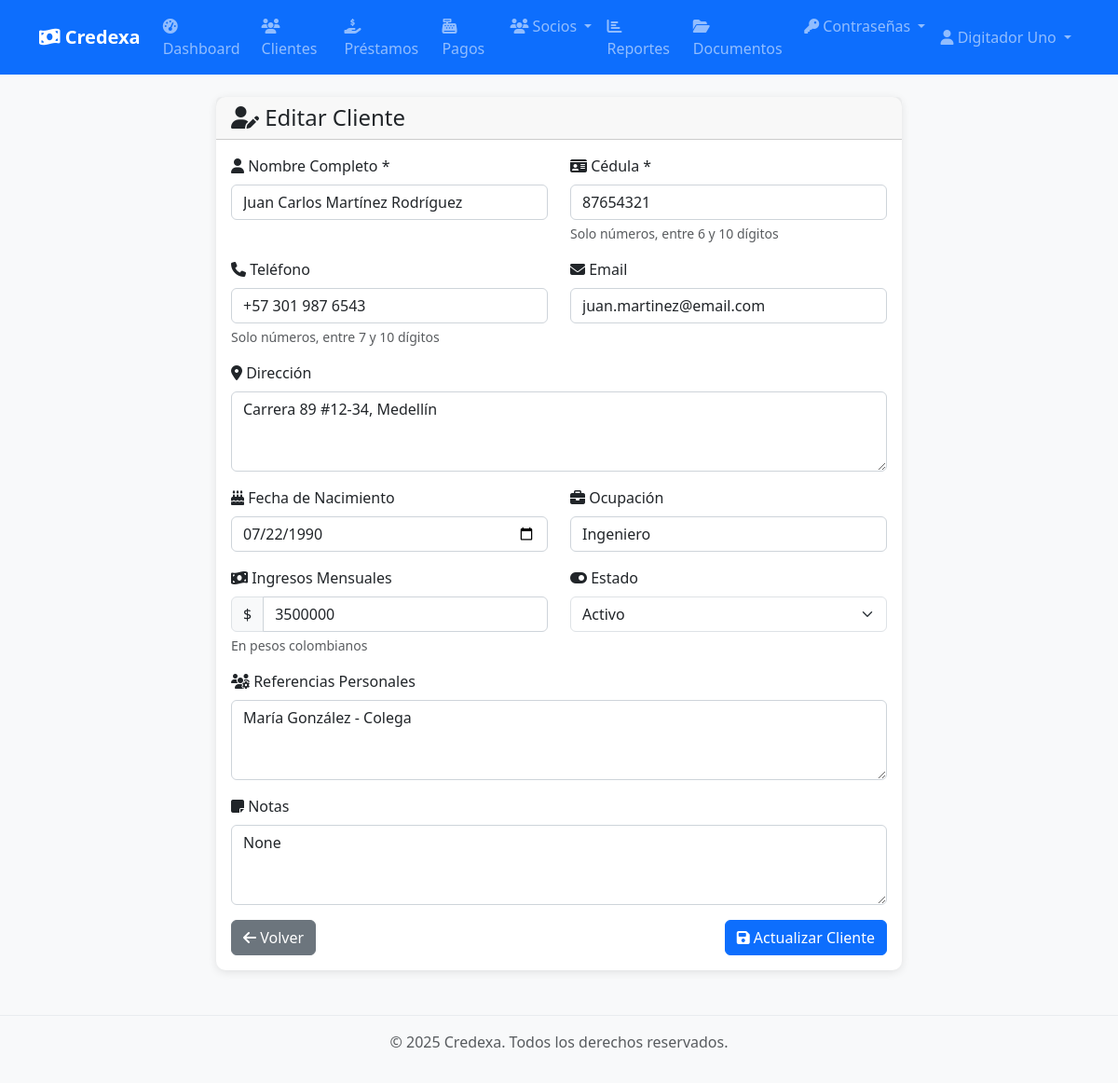
/clientes/2/editar (signed in), run on the app's committed database.
### app/models/user.py (models this page shows, shortened)
class Usuario(Base):
    __tablename__ = "usuarios"
    id = Column(Integer, primary_key=True, index=True)
    nombre_completo = Column(String, nullable=False)
    username = Column(String, unique=True, index=True, nullable=False)
    email = Column(String, unique=True, index=True, nullable=False)
    hashed_password = Column(String, nullable=False)
    rol_id = Column(Integer, ForeignKey("roles.id"), nullable=False)
    activo = Column(Boolean, default=True, nullable=False)
    ultimo_login = Column(DateTime(timezone=True), nullable=True)
    creado_en = Column(DateTime(timezone=True), server_default=func.now())
    actualizado_en = Column(DateTime(timezone=True), onupdate=func.now())
    rol = relationship("Rol", back_populates="usuarios")
    pagos_socio = relationship("PagoSocio", back_populates="usuario", cascade="all, delete-orphan")
    documentos_subidos = relationship("Documento", back_populates="usuario_subio")
    carpetas_creadas = relationship("Carpeta", back_populates="usuario_creador")
    solicitudes_password = relationship("SolicitudPassword", back_populates="usuario", cascade="all, delete-orphan", foreign_keys="SolicitudPassword.usuario_id")
    solicitudes_respondidas = relationship("SolicitudPassword", back_populates="administrador", foreign_keys="SolicitudPassword.respondido_por")

### app/models/cliente.py (models this page shows, shortened)
class Cliente(Base):
    __tablename__ = "clientes"
    id = Column(Integer, primary_key=True, index=True)
    nombre_completo = Column(String, nullable=False, index=True)
    cedula = Column(String, unique=True, nullable=False, index=True)
    telefono = Column(String, nullable=True)
    email = Column(String, nullable=True)
    direccion = Column(Text, nullable=True)
    fecha_nacimiento = Column(DateTime, nullable=True)
    ocupacion = Column(String, nullable=True)
    ingresos_mensuales = Column(Integer, nullable=True)  # En pesos colombianos
    referencias_personales = Column(Text, nullable=True)  # JSON o texto con referencias
    activo = Column(Integer, default=1, nullable=False)  # 1=activo, 0=inactivo
    notas = Column(Text, nullable=True)
    creado_en = Column(DateTime(timezone=True), server_default=func.now())
    actualizado_en = Column(DateTime(timezone=True), onupdate=func.now())
    prestamos = relationship("Prestamo", back_populates="cliente", cascade="all, delete-orphan")

### main.py (the view)
@app.get("/clientes/{cliente_id}/editar", response_class=HTMLResponse)
async def clientes_editar(
    cliente_id: int,
    request: Request,
    db: Session = Depends(get_db),
    current_user: Usuario = Depends(get_current_user)
):
    from app.models.cliente import Cliente
    cliente = db.query(Cliente).filter(Cliente.id == cliente_id).first()
    if not cliente:
        raise HTTPException(
            status_code=status.HTTP_404_NOT_FOUND,
            detail="Cliente no encontrado",
        )
    return templates.TemplateResponse("clientes/formulario.html", {
        "request": request,
        "title": f"Editar Cliente: {cliente.nombre_completo}",
        "user": current_user,
        "modo": "editar",
        "cliente": cliente
    })

### app/templates/clientes/formulario.html (shortened to what this page needs)
{% extends "base.html" %}
{% block content %}
<div class="row justify-content-center">
    <div class="col-lg-8">
        <div class="card">
            <div class="card-header">
                <h4 class="mb-0">
                    {% if modo == "crear" %}
                        <i class="fas fa-user-plus"></i> Nuevo Cliente
                    {% else %}
                        <i class="fas fa-user-edit"></i> Editar Cliente
                    {% endif %}
                </h4>
            </div>
            <div class="card-body">
                <form id="cliente-form">
                    <div class="row">
                        <div class="col-md-6 mb-3">
                            <label for="nombre_completo" class="form-label">
                                <i class="fas fa-user"></i> Nombre Completo *
                            </label>
                            <input
                                type="text"
                                class="form-control"
                                id="nombre_completo"
                                name="nombre_completo"
                                required
                                maxlength="100"
                                value="{{ cliente.nombre_completo if cliente else '' }}"
                            >
                        </div>
                        <div class="col-md-6 mb-3">
                            <label for="cedula" class="form-label">
                                <i class="fas fa-id-card"></i> Cédula *
                            </label>
                            <input
                                type="text"
                                class="form-control"
                                id="cedula"
                                name="cedula"
                                required
                                pattern="[0-9]{6,10}"
                                title="La cédula debe tener entre 6 y 10 dígitos"
                                value="{{ cliente.cedula if cliente else '' }}"
                            >
                            <div class="form-text">Solo números, entre 6 y 10 dígitos</div>
                        </div>
                    </div>
                    <div class="row">
                        <div class="col-md-6 mb-3">
                            <label for="telefono" class="form-label">
                                <i class="fas fa-phone"></i> Teléfono
                            </label>
                            <input
                                type="tel"
                                class="form-control"
                                id="telefono"
                                name="telefono"
                                pattern="[0-9]{7,10}"
                                title="El teléfono debe tener entre 7 y 10 dígitos"
                                value="{{ cliente.telefono if cliente else '' }}"
                            >
                            <div class="form-text">Solo números, entre 7 y 10 dígitos</div>
                        </div>
                        <div class="col-md-6 mb-3">
                            <label for="email" class="form-label">
                                <i class="fas fa-envelope"></i> Email
                            </label>
                            <input
                                type="email"
                                class="form-control"
                                id="email"
                                name="email"
                                value="{{ cliente.email if cliente else '' }}"
                            >
                        </div>
                    </div>
                    <div class="mb-3">
                        <label for="direccion" class="form-label">
                            <i class="fas fa-map-marker-alt"></i> Dirección
                        </label>
                        <textarea
                            class="form-control"
                            id="direccion"
                            name="direccion"
                            rows="3"
                            maxlength="255"
                        >{{ cliente.direccion if cliente else '' }}</textarea>
                    </div>
                    <div class="row">
                        <div class="col-md-6 mb-3">
                            <label for="fecha_nacimiento" class="form-label">
                                <i class="fas fa-birthday-cake"></i> Fecha de Nacimiento
                            </label>
                            <input
                                type="date"
                                class="form-control"
                                id="fecha_nacimiento"
                                name="fecha_nacimiento"
                                value="{{ cliente.fecha_nacimiento.strftime('%Y-%m-%d') if cliente and cliente.fecha_nacimiento else '' }}"
                            >
                        </div>
                        <div class="col-md-6 mb-3">
                            <label for="ocupacion" class="form-label">
                                <i class="fas fa-briefcase"></i> Ocupación
                            </label>
                            <input
                                type="text"
                                class="form-control"
                                id="ocupacion"
                                name="ocupacion"
                                maxlength="50"
                                value="{{ cliente.ocupacion if cliente else '' }}"
                            >
                        </div>
                    </div>
                    <div class="row">
                        <div class="col-md-6 mb-3">
                            <label for="ingresos_mensuales" class="form-label">
                                <i class="fas fa-money-bill-wave"></i> Ingresos Mensuales
                            </label>
                            <div class="input-group">
                                <span class="input-group-text">$</span>
                                <input
                                    type="number"
                                    class="form-control"
                                    id="ingresos_mensuales"
                                    name="ingresos_mensuales"
                                    min="0"
                                    step="1000"
                                    value="{{ cliente.ingresos_mensuales if cliente and cliente.ingresos_mensuales else '' }}"
                                >
                            </div>
                            <div class="form-text">En pesos colombianos</div>
                        </div>
                        {% if modo == "editar" %}
                        <div class="col-md-6 mb-3">
                            <label for="activo" class="form-label">
                                <i class="fas fa-toggle-on"></i> Estado
                            </label>
                            <select class="form-select" id="activo" name="activo">
                                <option value="1" {{ 'selected' if cliente and cliente.activo == 1 else '' }}>Activo</option>
                            </select>
                        </div>
                        {% endif %}
                    </div>
                    <div class="mb-3">
                        <label for="referencias_personales" class="form-label">
                            <i class="fas fa-users-cog"></i> Referencias Personales
                        </label>
                        <textarea
                            class="form-control"
                            id="referencias_personales"
                            name="referencias_personales"
                            rows="3"
                            maxlength="500"
                            placeholder="Nombres y teléfonos de referencias personales"
                        >{{ cliente.referencias_personales if cliente else '' }}</textarea>
                    </div>
                    <div class="mb-3">
                        <label for="notas" class="form-label">
                            <i class="fas fa-sticky-note"></i> Notas
                        </label>
                        <textarea
                            class="form-control"
                            id="notas"
                            name="notas"
                            rows="3"
                            maxlength="500"
                            placeholder="Notas adicionales sobre el cliente"
                        >{{ cliente.notas if cliente else '' }}</textarea>
                    </div>
                    <div class="d-flex justify-content-between">
                        <a href="/clientes" class="btn btn-secondary">
                            <i class="fas fa-arrow-left"></i>
                            Volver
                        </a>
                        <button type="submit" class="btn btn-primary" id="submit-btn">
                            {% if modo == "crear" %}
                                <i class="fas fa-save"></i> Crear Cliente
                            {% else %}
                                <i class="fas fa-save"></i> Actualizar Cliente
                            {% endif %}
                        </button>
                    </div>
                </form>
            </div>
        </div>
    </div>
</div>
{% endblock %}

### app/templates/base.html (shortened to what this page needs)
<!DOCTYPE html>
<html lang="es">
<head>
    <link href="https://cdn.jsdelivr.net/npm/bootstrap@5.3.0/dist/css/bootstrap.min.css" rel="stylesheet">
    <link rel="stylesheet" href="https://cdnjs.cloudflare.com/ajax/libs/font-awesome/6.4.0/css/all.min.css">
    <link href="/static/css/style.css" rel="stylesheet">
</head>
<body>
    <nav class="navbar navbar-expand-lg navbar-dark bg-primary">
        <div class="container">
            <a class="navbar-brand" href="/">
                <i class="fas fa-money-bill-wave"></i>
                Credexa
            </a>
            {% if user %}
            <div class="collapse navbar-collapse" id="navbarNav">
                <ul class="navbar-nav me-auto">
                    <li class="nav-item">
                        <a class="nav-link" href="/dashboard">
                            <i class="fas fa-tachometer-alt"></i> Dashboard
                        </a>
                    </li>
                    <li class="nav-item">
                        <a class="nav-link" href="/clientes">
                            <i class="fas fa-users"></i> Clientes
                        </a>
                    </li>
                    <li class="nav-item">
                        <a class="nav-link" href="/prestamos">
                            <i class="fas fa-hand-holding-usd"></i> Préstamos
                        </a>
                    </li>
                    <li class="nav-item">
                        <a class="nav-link" href="/pagos">
                            <i class="fas fa-cash-register"></i> Pagos
                        </a>
                    </li>
                    <li class="nav-item dropdown">
                        <a class="nav-link dropdown-toggle" href="#" id="sociosDropdown" role="button" data-bs-toggle="dropdown">
                            <i class="fas fa-users"></i> Socios
                        </a>
                    </li>
                    <li class="nav-item">
                        <a class="nav-link" href="/reportes">
                            <i class="fas fa-chart-bar"></i> Reportes
                        </a>
                    </li>
                    <li class="nav-item">
                        <a class="nav-link" href="/documentos">
                            <i class="fas fa-folder-open"></i> Documentos
                        </a>
                    </li>
                    <li class="nav-item dropdown">
                        <a class="nav-link dropdown-toggle" href="#" id="passwordDropdown" role="button" data-bs-toggle="dropdown">
                            <i class="fas fa-key"></i> Contraseñas
                        </a>
                    </li>
                </ul>
                <ul class="navbar-nav">
                    <li class="nav-item dropdown">
                        <a class="nav-link dropdown-toggle" href="#" id="userDropdown" role="button" data-bs-toggle="dropdown">
                            <i class="fas fa-user"></i> {{ user.nombre_completo }}
                        </a>
                    </li>
                </ul>
            </div>
            {% endif %}
        </div>
    </nav>
    <main class="{% block main_class %}container mt-4{% endblock %}">
        {% block content %}{% endblock %}
    </main>
    <footer class="bg-light text-center text-muted py-3 mt-5">
        <div class="container">
            <p>&copy; 2025 Credexa. Todos los derechos reservados.</p>
        </div>
    </footer>
</body>
</html>

### data on the page
Usuario: nombre_completo "Digitador Uno"
Cliente: nombre_completo "Juan Carlos Martínez Rodríguez", cedula "87654321", telefono "+57 301 987 6543", email "juan.martinez@email.com", direccion "Carrera 89 #12-34, Medellín", fecha_nacimiento "07/22/1990", ocupacion "Ingeniero", ingresos_mensuales "3500000", referencias_personales "María González - Colega", notas "None"
